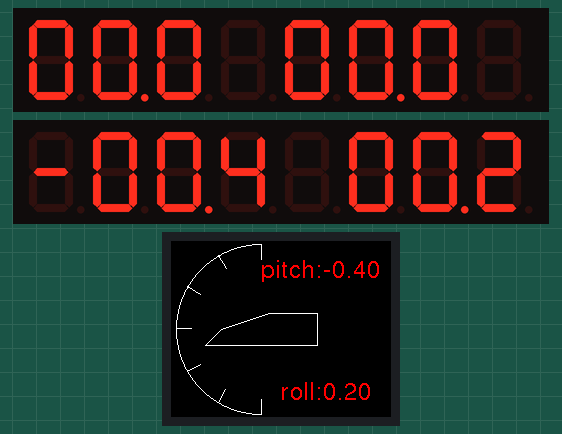
Recording of a sketch running on a simulated Arduino Uno, built with avr-gcc and run on an emulated ATmega328P. On the bench: 2 × 8-digit seven-segment display, 220×176 colour display.

Above: at 0.3 s.

The sketch:

Aux1a.ino
```cpp
#include "SPI.h"
#include "TFT_22_ILI9225.h" // Use the appropriate TFT library for your display
#define TFT_RST 8
#define TFT_RS  9
#define TFT_CS  7  // SS
#define TFT_SDI 11  // MOSI
#define TFT_CLK 13  // SCK
#define TFT_LED 0
#include "LedControl.h"

#define TFT_BRIGHTNESS 200

#include <../fonts/FreeSans12pt7b.h>
#include <../fonts/FreeSans24pt7b.h>

const int centerX = ILI9225_LCD_HEIGHT / 2-20;
const int centerY = ILI9225_LCD_WIDTH/ 2;

TFT_22_ILI9225 tft = TFT_22_ILI9225(TFT_RST, TFT_RS, TFT_CS, TFT_LED, TFT_BRIGHTNESS);

int16_t x=0, y=0, w, h;

LedControl lc1=LedControl(4,3,5,1);
LedControl lc2=LedControl(4,3,6,2);

void setup() {
  lc1.shutdown(0,false);
  lc2.shutdown(0,false);
  lc1.setIntensity(0,8);
  lc2.setIntensity(0,8);
  lc1.clearDisplay(0);
  lc2.clearDisplay(0);

  lc1.setDigit(0,7,0,false);
  lc1.setDigit(0,6,0,true);
  lc1.setDigit(0,5,0,false);

  lc1.setDigit(0,3,0,false);
  lc1.setDigit(0,2,0,true);
  lc1.setDigit(0,1,0,false);

  lc2.setChar(0,7,'-',false);
  lc2.setDigit(0,6,0,false);
  lc2.setDigit(0,5,0,true);
  lc2.setDigit(0,4,4,false);

//  lc2.setChar(0,3,'-',false);
  lc2.setDigit(0,2,0,false);
  lc2.setDigit(0,1,0,true);
  lc2.setDigit(0,0,2,false);

  tft.begin();
  tft.setOrientation(1);  // Adjust the rotation as needed
  tft.setBackgroundColor(COLOR_BLACK);
  tft.drawCircle(centerX,centerY,85,COLOR_WHITE);
  for (int angle = 90; angle <= 270; angle += 30) {
    // Calculate the coordinates of the marking
    uint8_t radius = 85;
    float angleRadians = angle * (PI / 180.0);
    int x1 = int(centerX + (radius) * cos(angleRadians));
    int y1 = int(centerY + (radius) * sin(angleRadians));
    int x2 = int(centerX + (radius - 15) * cos(angleRadians));
    int y2 = int(centerY + (radius - 15) * sin(angleRadians));

    // Draw the marking line
    tft.drawLine(x1, y1, x2, y2, COLOR_WHITE);
  }
  tft.fillRectangle(centerX+1,0,centerX*2,centerY*2,COLOR_BLACK);
  String s1 = "6789 pitch";
  tft.setGFXFont(&FreeSans12pt7b); // Set current font
  tft.getGFXTextExtent(s1, x, y, &w, &h); // Get string extents
  y=h;


//  tft.drawText(centerX,centerY,s1,COLOR_RED);
}

void drawRotatedIrregularPentagon(int cx, int cy, int vertices[][2], float angleDegrees, uint16_t color) {
  float angleRadians = angleDegrees * (PI / 180.0);
  float cosA = cos(angleRadians);
  float sinA = sin(angleRadians);

  for (int i = 0; i < 5; i++) {
    int x1 = int(cx + (vertices[i][0]) * cosA - (vertices[i][1]) * sinA);
    int y1 = int(cy + (vertices[i][0]) * sinA + (vertices[i][1]) * cosA);

    int x2 = int(cx + (vertices[(i + 1) % 5][0]) * cosA - (vertices[(i + 1) % 5][1]) * sinA);
    int y2 = int(cy + (vertices[(i + 1) % 5][0]) * sinA + (vertices[(i + 1) % 5][1]) * cosA);

    tft.drawLine(x1, y1, x2, y2, color);
  }
}
float angleDegrees = 0.0;
bool increasing = true;
int vertices[5][2] = {
  {-40, 0},
  {8, -16},
  {56, -16},
  {56, 16},
  {-56, 16}
};

void loop() {
  // Define the coordinates of the vertices of the irregular pentagon
  String s1 = "pitch:"+String(-0.4);
  tft.drawGFXText(centerX, 2*y, s1, COLOR_RED); // Print string
  String s2 = "roll:"+String(0.2);
  tft.drawGFXText(centerX+20, ILI9225_LCD_WIDTH-y, s2, COLOR_RED); // Print string
  drawRotatedIrregularPentagon(centerX, centerY, vertices, angleDegrees, COLOR_WHITE);
  delay(220);
//  drawRotatedIrregularPentagon(centerX, centerY, vertices, angleDegrees, COLOR_BLACK);
//  tft.drawGFXText(centerX, 2*y, s1, COLOR_BLACK); // Print string
//  tft.drawGFXText(centerX+20, ILI9225_LCD_WIDTH-y, s2, COLOR_BLACK); // Print string

//  if(increasing){
//    angleDegrees++;
//    if(angleDegrees >= 45)increasing = false;
//  }
//  else{
//    angleDegrees--;
//    if(angleDegrees<= -45) increasing = true;
//  }

}
```
